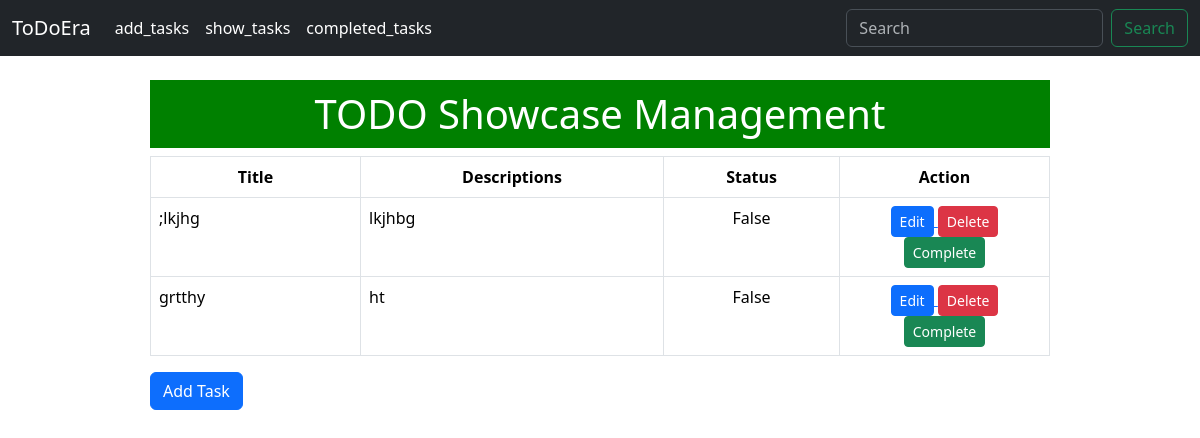
/show_tasks/, run on an earlier commit of the app's database.
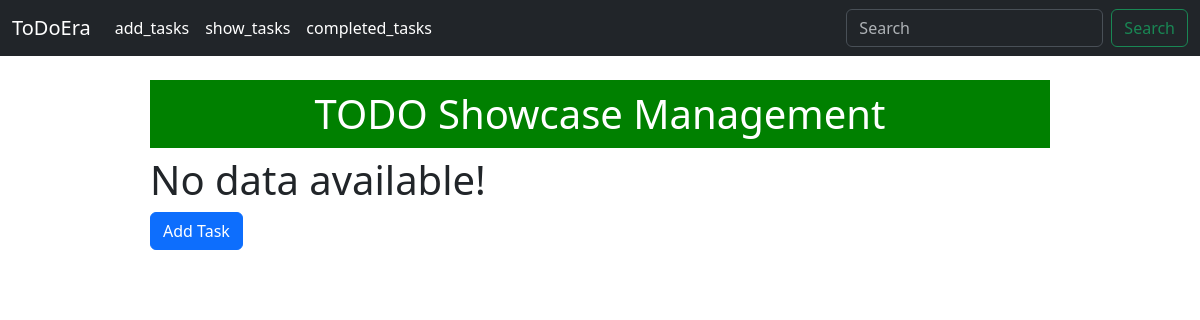
And on a later commit of the database.
### List/models.py (models this page shows, shortened)
class ToDoModel(models.Model):
    title = models.CharField(max_length=100)
    description = models.TextField(max_length=1000)
    status = models.BooleanField(default=False)

### List/views.py (the view)
# urls.py: path('show_tasks/', show_tasks, name='show_tasks'),
def show_tasks(request):
    tasks = ToDoModel.objects.filter(status = False)
    return render(request, 'show_tasks.html', {'data': tasks})

### List/templates/show_tasks.html (shortened to what this page needs)
{% extends "home.html" %}
{% block content %}
    <div style="width: 75%; margin: auto;">
        <br/>
        <h1 style="text-align: center; width: 100%; background-color: green; color: white; padding: 10px;">TODO Showcase Management</h1>
        {% if data %}
            <table class="table table-bordered">
                <thead>
                    <tr style="text-align: center;">
                        <th scope="col">Title</th>
                        <th scope="col">Descriptions</th>
                        <th scope="col">Status</th>
                        <th scope="col" style="text-align: center;">Action</th>
                    </tr>
                </thead>
                <tbody>
                    {% for i in data %}
                        <tr>
                            <td style="width: 210px;">{{ i.title }}</td>
                            <td>{{ i.description }}</td>
                            <td style="text-align: center;">{{ i.status }}</td>
                            <td style="width: 210px; text-align:center">
                                <a href="{% url 'edit_task' id=i.id %}">
                                    <button type="button" class="btn btn-primary btn-sm">Edit</button>
                                </a>
                                <a href="{% url 'delete_task' id=i.id %}">
                                    <button type="button" class="btn btn-danger btn-sm">Delete</button>
                                </a>
                                <a href="{% url 'complete_task' id=i.id%}">
                                    <button type="button" class="btn btn-success btn-sm">Complete</button>
                                </a>
                            </td>
                        </tr>
                    {% endfor %}
                </tbody>
            </table>
        {% else %}
            <h1>No data available!</h1>
        {% endif %}
        <a href="{% url 'add_tasks' %}">
            <button type="button" class="btn btn-primary" style="margin-bottom: 10px;">Add Task</button>
        </a>
    </div>
{% endblock %}

What changed in the data, as far as the page shows it:
removed ToDoModel: title ";lkjhg", description "lkjhbg", status "False"
removed ToDoModel: title "grtthy", description "ht", status "False"
Also different on the page:
text no longer shown: "Title Descriptions Status Action"
text now shown: "No data available!"
